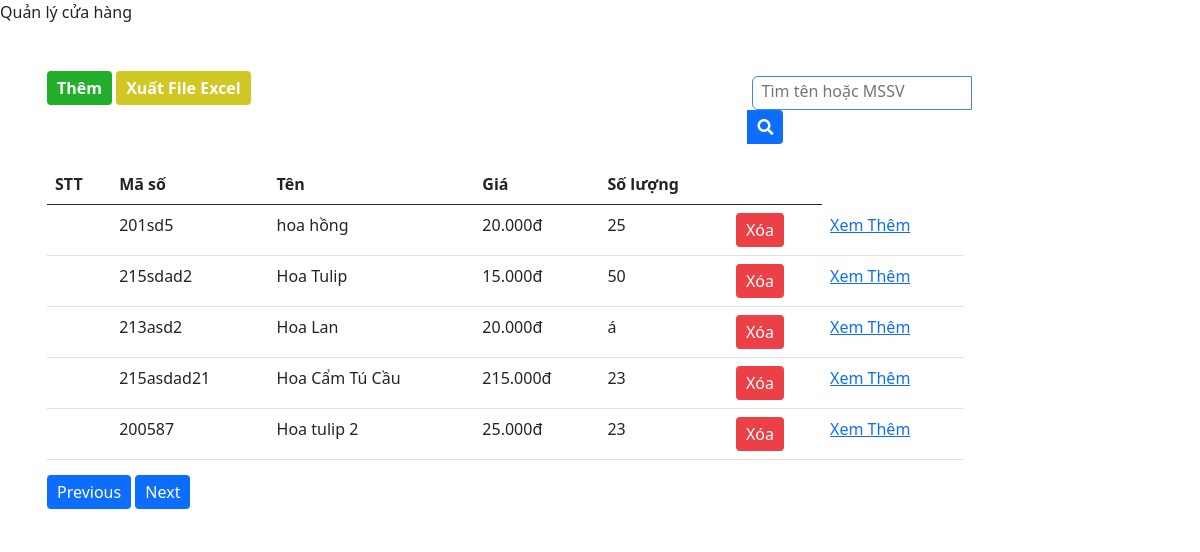
The app's page /myhome/home (signed in) with its own data.
### myhome/models.py (models this page shows)
class flowers (models.Model):
    ms = models.CharField(max_length=100)
    name= models.TextField()
    price = models.TextField()
    image = models.ImageField(null=True)
    description = models.TextField()
    number = models.TextField()

### myhome/views.py (the view)
# urls.py: path('/home',views.list_flowers),
def list_flowers (request):
    Data1 ={'flowers':flowers.objects.all()}
    return render (request,'pages/flowers.html',Data1)

### myhome/templates/pages/flowers.html (shortened to what this page needs)
{% extends "pages/home.html" %}
{% block title %}Quản lý cửa hàng{% endblock %}
{% block content %}
{% if user.is_authenticated %}
<div class="MuiBoxItemBody">
    <div class="MuiBoxItem_Left MuiBoxStudent">
        <div class="MuiBox_Button">
            <div class="row">
                <div class="col-9">
                    <a href="/myhome/flowers/create" class="btnCreate btn">
                        Thêm
                    </a>
                    <button class="btnExcel btn">
                        Xuất File Excel
                    </button>
                </div>
                <div class="search col-3 justify-content-end">
                    <input type="text" id="txtSearch" class="search_input" placeholder="Tìm tên hoặc MSSV">
                    <button type="button" class="btn btnSearch btn-primary" id="search"><i
                            class="fas fa-search"></i></button>
                </div>
            </div>
        </div>
        <div class="MuiBox">
            <div class="col-12">
                <table class="table" id="table2excel">
                    <thead>
                        <tr class="table-title">
                            <th>STT</th>
                            <th>Mã số</th>
                            <th>Tên</th>
                            <th>Giá</th>
                            <th>Số lượng</th>
                            <th></th>
                        </tr>
                    </thead>
                    <tbody id="tbodyGiangVien">
                        {% for flower in flowers %}
                        <tr>
                            <td class="demo-item">{{flower.stt}}</td>
                            <td class="demo-item">{{flower.ms}}</td>
                            <td class="demo-item">{{flower.name}}</td>
                            <td class="demo-item">{{flower.price}}</td>
                            <td class="demo-item">{{flower.number}}</td>
                            <td>
                                <button class=" btn btnDelete">Xóa</button>
                            </td>
                            <td><a href="flowers/{{flower.id}}">Xem Thêm</a></td>
                        </tr>
                        {% endfor %}
                    </tbody>
                </table>
                <button class="btn btn-primary">Previous</button>
                <button class="btn btn-primary">Next</button>
            </div>
        </div>
    </div>
</div>
{% else %}
<div class="MuiBoxItemBody">
    <p  style="background-color: rgb(255, 21, 0); width: 100%; padding: 5px 10px; color: #fff; font-weight: 600;">
        Hãy đăng nhập tài khoản của bạn để có thể dễ dàng quản lý
    </p>
</div>
{% endif %}
{% endblock %}

### myhome/templates/pages/home.html (shortened to what this page needs)
{% extends "pages/base.html" %}

### myhome/templates/pages/base.html (shortened to what this page needs)
<!DOCTYPE html>
<html lang="en">
<html lang="en">
<head>
    <link rel="stylesheet" href="https://cdnjs.cloudflare.com/ajax/libs/font-awesome/5.15.4/css/all.min.css" />
    <link href="https://cdn.jsdelivr.net/npm/bootstrap@5.0.2/dist/css/bootstrap.min.css" rel="stylesheet"
>
</head>
<body>
    {% block title %}{% endblock %}
    {% block content %}{% endblock %}
</body>
</html>

### myhome/templates/pages/home.html (style rules this page uses)
* { margin: 0; padding: 0; }
.MuiBoxItemBody { padding: 32px 32px 96px; display: flex; width: 100% }
.MuiBoxItem_Left { width: 83.3333%; }
.MuiBoxStudent { background: #fff; padding: 15px 15px; border-radius: 6px; }
.MuiBox { display: flex; justify-content: right; }
.table { margin: 15px 0; }
.btn { padding: 5px 10px; border: 0; }
.btnCreate { background: #23af2c; color: #fff; font-weight: 600; }
.btnExcel { background: #d1c823; color: #fff; font-weight: 600; }
.btnDelete { background: #eb4146; color: #fff; }
.search { margin: 5px 0; }
.search_input { width: 220px; padding: 2px 4px 6px 8px; border-top-left-radius: 6px; border-bottom-left-radius: 6px; border: 1px solid #4185eb; }
.btnSearch { margin-left: -5px; border-top-left-radius: 0px; border-bottom-left-radius: 0px; }

### records on screen
flowers: ms "201sd5", name "hoa hồng", price "20.000đ", number "25"
flowers: ms "215sdad2", name "Hoa Tulip", price "15.000đ", number "50"
flowers: ms "213asd2", name "Hoa Lan", price "20.000đ", number "á"
flowers: ms "215asdad21", name "Hoa Cẩm Tú Cầu", price "215.000đ", number "23"
flowers: ms "200587", name "Hoa tulip 2", price "25.000đ", number "23"
